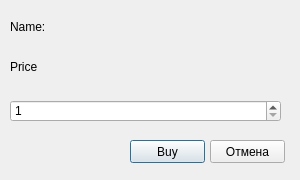
<?xml version="1.0" encoding="UTF-8"?>
<ui version="4.0">
 <class>BuyDialog</class>
 <widget class="QDialog" name="BuyDialog">
  <property name="geometry">
   <rect>
    <x>0</x>
    <y>0</y>
    <width>300</width>
    <height>180</height>
   </rect>
  </property>
  <property name="sizePolicy">
   <sizepolicy hsizetype="Fixed" vsizetype="Fixed">
    <horstretch>0</horstretch>
    <verstretch>0</verstretch>
   </sizepolicy>
  </property>
  <property name="minimumSize">
   <size>
    <width>300</width>
    <height>180</height>
   </size>
  </property>
  <property name="maximumSize">
   <size>
    <width>300</width>
    <height>180</height>
   </size>
  </property>
  <property name="windowTitle">
   <string>Dialog</string>
  </property>
  <widget class="QLabel" name="nameLabel">
   <property name="geometry">
    <rect>
     <x>60</x>
     <y>10</y>
     <width>231</width>
     <height>31</height>
    </rect>
   </property>
   <property name="text">
    <string/>
   </property>
  </widget>
  <widget class="QLabel" name="priceLabel">
   <property name="geometry">
    <rect>
     <x>60</x>
     <y>50</y>
     <width>241</width>
     <height>31</height>
    </rect>
   </property>
   <property name="midLineWidth">
    <number>0</number>
   </property>
   <property name="text">
    <string/>
   </property>
  </widget>
  <widget class="QLabel" name="label_3">
   <property name="geometry">
    <rect>
     <x>10</x>
     <y>20</y>
     <width>47</width>
     <height>13</height>
    </rect>
   </property>
   <property name="text">
    <string>Name:</string>
   </property>
  </widget>
  <widget class="QLabel" name="label_4">
   <property name="geometry">
    <rect>
     <x>10</x>
     <y>60</y>
     <width>47</width>
     <height>13</height>
    </rect>
   </property>
   <property name="text">
    <string>Price</string>
   </property>
  </widget>
  <widget class="QSpinBox" name="countSpinBox">
   <property name="geometry">
    <rect>
     <x>10</x>
     <y>100</y>
     <width>271</width>
     <height>22</height>
    </rect>
   </property>
   <property name="layoutDirection">
    <enum>Qt::LeftToRight</enum>
   </property>
   <property name="minimum">
    <number>1</number>
   </property>
  </widget>
  <widget class="QPushButton" name="buyButton">
   <property name="geometry">
    <rect>
     <x>130</x>
     <y>140</y>
     <width>75</width>
     <height>23</height>
    </rect>
   </property>
   <property name="text">
    <string>Buy</string>
   </property>
  </widget>
  <widget class="QPushButton" name="cancelButton">
   <property name="geometry">
    <rect>
     <x>210</x>
     <y>140</y>
     <width>75</width>
     <height>23</height>
    </rect>
   </property>
   <property name="text">
    <string>Отмена</string>
   </property>
  </widget>
 </widget>
 <resources/>
 <connections/>
</ui>
